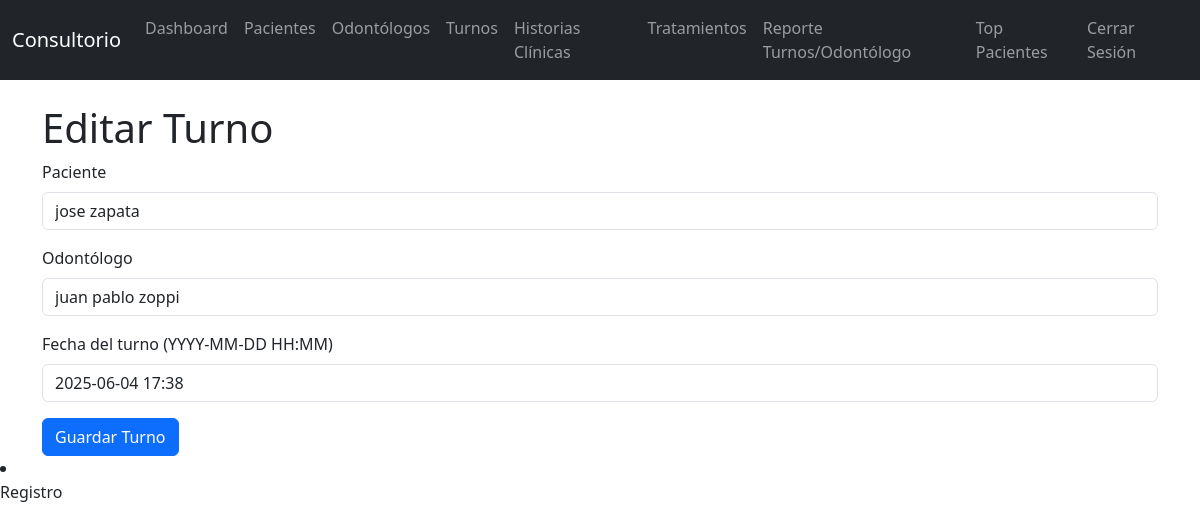
The page /editar_turno/1 on the database its author committed.
### app/models.py (models this page shows, shortened)
class Turno(db.Model):
    id = db.Column(db.Integer, primary_key=True)
    fecha = db.Column(db.DateTime, nullable=False, default=datetime.utcnow)
    paciente_id = db.Column(db.Integer, db.ForeignKey('paciente.id'), nullable=False)
    odontologo_id = db.Column(db.Integer, db.ForeignKey('odontologo.id'), nullable=False)

### app/routes.py (the view, shortened to what this page needs)
@app.route('/editar_turno/<int:id>', methods=['GET', 'POST'])
def editar_turno(id):
    turno = Turno.query.get_or_404(id)
    form = TurnoForm(obj=turno)
    form.paciente.choices = [(p.id, f"{p.nombre} {p.apellido}") for p in Paciente.query.all()]
    form.odontologo.choices = [(o.id, f"{o.nombre} {o.apellido}") for o in Odontologo.query.all()]
    form.paciente.data = turno.paciente_id
    form.odontologo.data = turno.odontologo_id
    return render_template('editar_turno.html', form=form, turno=turno)

### app/forms.py
class TurnoForm(FlaskForm):
    paciente = SelectField('Paciente', coerce=int, validators=[DataRequired()])
    odontologo = SelectField('Odontólogo', coerce=int, validators=[DataRequired()])
    fecha = DateTimeField('Fecha del turno (YYYY-MM-DD HH:MM)', format='%Y-%m-%d %H:%M', default=datetime.utcnow, validators=[DataRequired()])
    submit = SubmitField('Guardar Turno')

### app/templates/editar_turno.html (shortened to what this page needs)
{% extends "base.html" %}
{% block content %}
<h1>Editar Turno</h1>
<form method="POST">
    <div class="mb-3">
        {{ form.paciente.label(class="form-label") }}
        {{ form.paciente(class="form-control") }}
    </div>
    <div class="mb-3">
        {{ form.odontologo.label(class="form-label") }}
        {{ form.odontologo(class="form-control") }}
    </div>
    <div class="mb-3">
        {{ form.fecha.label(class="form-label") }}
        {{ form.fecha(class="form-control") }}
    </div>
    {{ form.submit(class="btn btn-primary") }}
</form>
{% endblock %}

### rows shown on the page
Turno: paciente "jose zapata", odontologo "juan pablo zoppi", fecha "2025-06-04 17:38"
